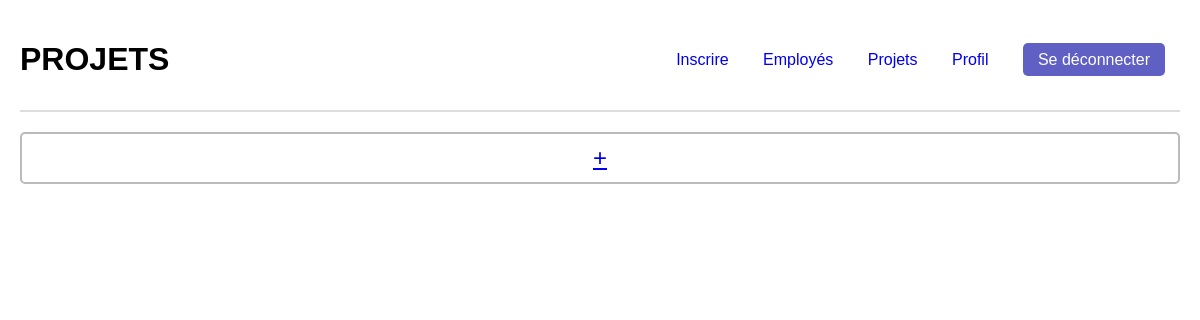
/listeProjets, run on an earlier commit of the app's database.
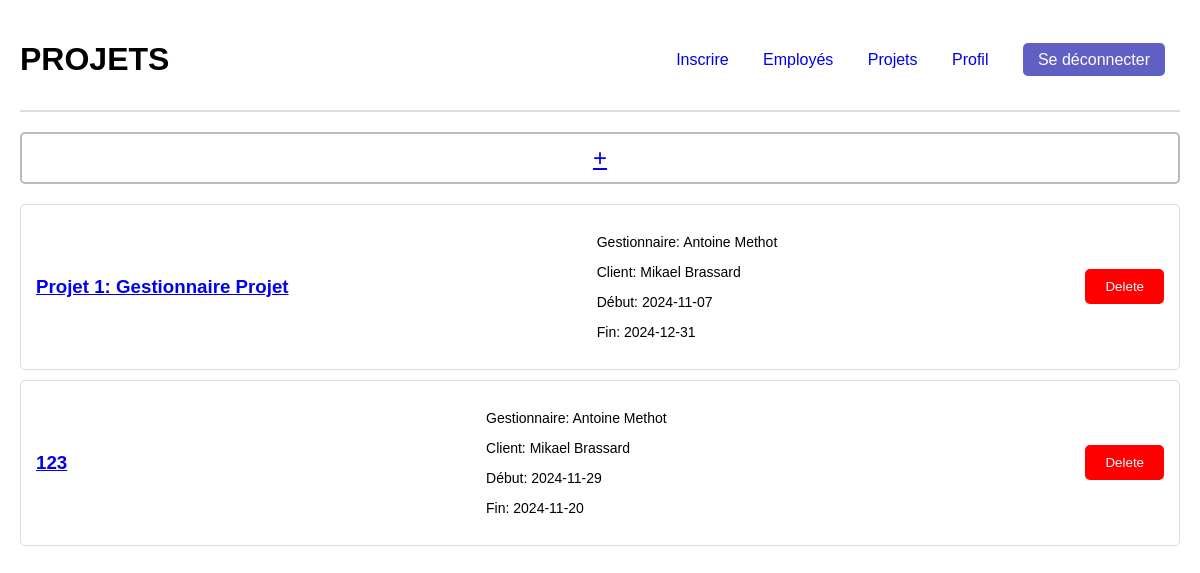
And on a later commit of the database.
### tables this page shows
CREATE TABLE Projet (
    id INTEGER PRIMARY KEY,
    idClient INTEGER NOT NULL,
    etatProjet INTEGER NOT NULL,
    idChef INTEGER NOT NULL,
    nom TEXT NOT NULL UNIQUE,
    dateDebut DATE,
    dateFin DATE,
    isTemplate BOOLEAN NOT NULL,
    FOREIGN KEY (idClient) REFERENCES Client(id),
    FOREIGN KEY (etatProjet) REFERENCES Etat(id),
    FOREIGN KEY (idChef) REFERENCES Employe(id)
);

### main.py (the view)
@app.route('/listeProjets', methods=['GET', 'POST'])        ##Définition de l'url d'accueil
def listeProjets():           ##Fonction pour gérer la réaction de la page d'accueil, le titre est dynamique
  projets = get_projets() #Chercher tous les projets dans table Projets de la BD
  return render_template('listeProjets.html', projets = projets)

### main.py (called while the page is built)
def get_projets():
    conn = sqlite3.connect(DB) # Connect to DB
    cursor = conn.cursor()
    query = '''
    SELECT Projet.id, Projet.idClient, Projet.etatProjet, Projet.idChef, Projet.nom, Projet.dateDebut, Projet.dateFin,
        Client.prenom || ' ' || Client.nom AS client_name, Employe.prenom || ' ' || Employe.nom AS manager_name
    FROM Projet
    LEFT JOIN Client ON Projet.idClient = Client.id
    LEFT JOIN Employe ON Projet.idChef = Employe.id
    '''
    cursor.execute(query) #Cherche tous les projets dans la table projet
    projets = cursor.fetchall()
    conn.close()
    return projets

### templates/listeProjets.html (shortened to what this page needs)
<!DOCTYPE html>
<html lang="en">
<head>
    <link rel="stylesheet" href="../static/css/listeProjets.css" />
</head>
<body>
    <header>
        <h1>PROJETS</h1>
        <div>
            <nav>
                <a href="inscription">Inscrire</a>
                <a href="employes">Employés</a>
                <a href="listeProjets">Projets</a>
                <a href="profil">Profil</a>
                <a href="/logout" class="logout-button">Se déconnecter</a>
            </nav>
        </div>
    </header>
    <a href="{{ url_for('add_projet') }}">
        <div class="add-project">+</div>
    </a>
    <div class="project-list">
        {% for projet in projets %}
        <div class="project-card">
            <a href="{{ url_for('projet', id=projet[0]) }}">
                <h3>{{ projet[4] }}</h3>
            </a>
            <div class="project-info">
                <p>Gestionnaire: {{ projet[8] }}</p>
                <p>Client: {{ projet[7] }}</p>
                <p>Début: {{ projet[5] }}</p>
                <p>Fin: {{ projet[6] }}</p>
            </div>
            <form action="{{ url_for('delete_projet', projet_id=projet[0]) }}" method="POST" style="display:inline;">
                <button type="submit" onclick="return confirm('Are you sure you want to delete this project?');">
                    Delete
                </button>
            </form>
        </div>
        {% endfor %}
    </div>
</body>
  </body>
</html>

### static/css/listeProjets.css (style rules this page uses)
body { font-family: Arial, sans-serif; margin: 20px; }
header { display: flex; justify-content: space-between; align-items: center; border-bottom: 2px solid #ddd; padding-bottom: 10px; }
nav a { margin: 0 15px; text-decoration: none; }
.logout-button { background-color: #5f5fc4; color: white; border: none; padding: 8px 15px; border-radius: 5px; cursor: pointer; text-decoration: none; }
.project-list { margin-top: 20px; }
.project-card { border: 1px solid #ddd; border-radius: 5px; padding: 15px; margin-bottom: 10px; display: flex; justify-content: space-between; align-items: center; }
.project-card h3 { margin: 0; }
.project-info { text-align: left; font-size: 14px; }
.add-project { text-decoration: none; display: flex; justify-content: center; align-items: center; border: 2px solid #bbb; border-radius: 5px; padding: 10px; cursor: pointer; text-align: center; font-size: 24px; margin-top: 20px; margin-bottom: 20px; }
button { padding: 10px 20px; background-color: #ff0000; color: white; border: none; border-radius: 5px; cursor: pointer; }

What changed in the data, as far as the page shows it:
added Projet: nom "Projet 1: Gestionnaire Projet", projet "Antoine Methot", projet "Mikael Brassard", dateDebut "2024-11-07", dateFin "2024-12-31"
added Projet: nom "123", projet "Antoine Methot", projet "Mikael Brassard", dateDebut "2024-11-29", dateFin "2024-11-20"
